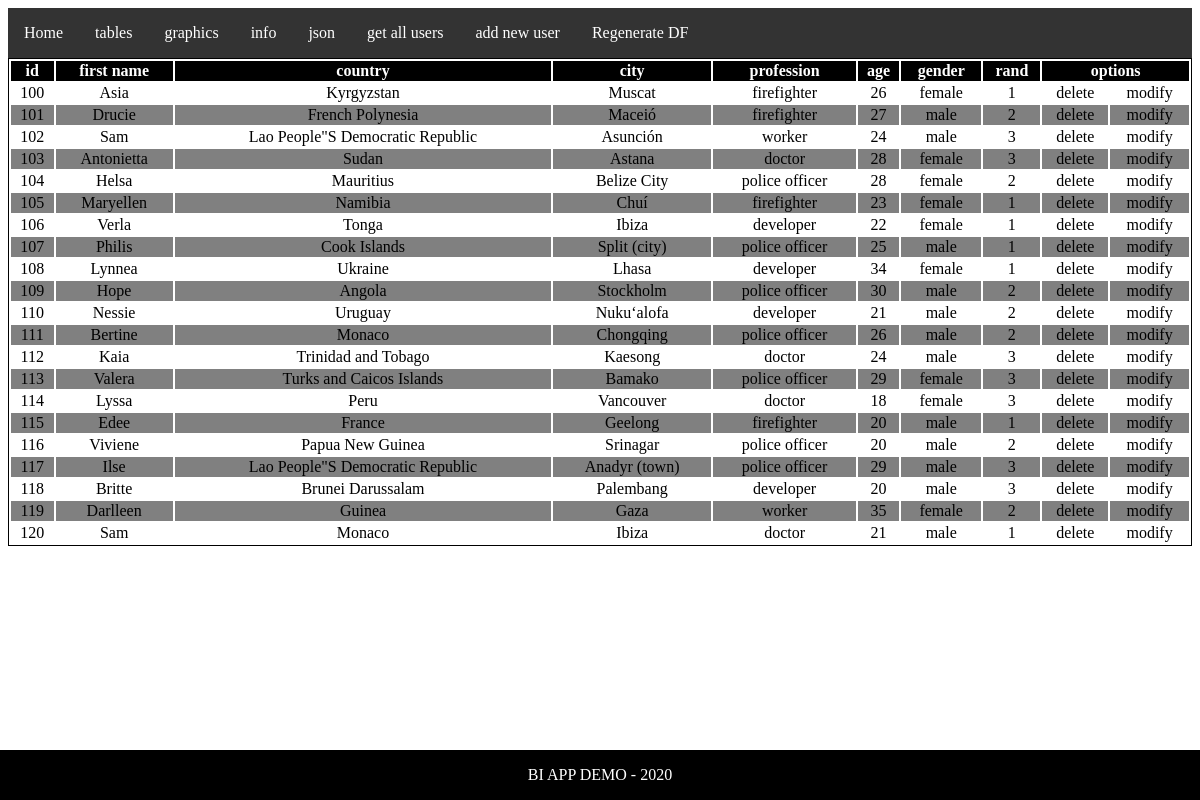
/tables, run on an earlier commit of the app's database.
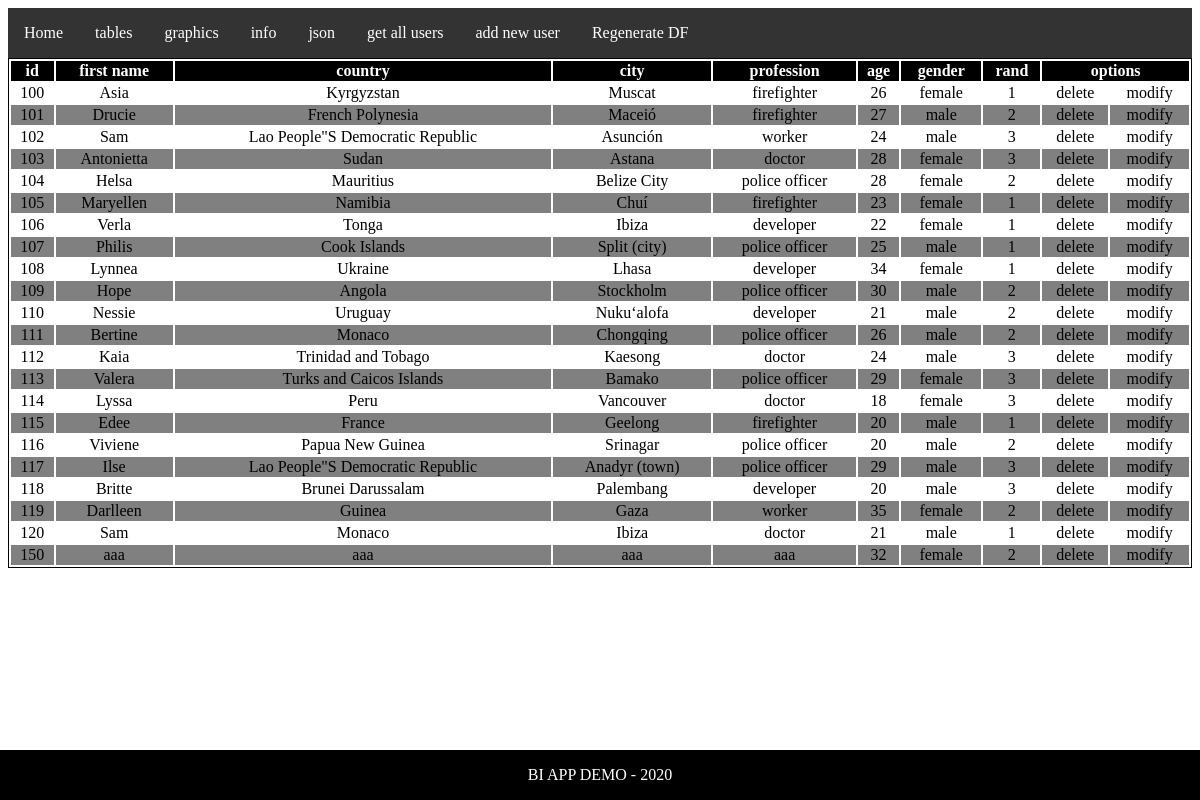
And on a later commit of the database.
### app.py (models this page shows, shortened)
class User(db.Model):
    id= db.Column(db.Integer,primary_key=True)
    firstname=db.Column(db.String(200),nullable=False)
    country=db.Column(db.String(200),nullable=False)
    city=db.Column(db.String(200),nullable=False)
    profession=db.Column(db.String(200),nullable=False)
    age=db.Column(db.Integer,nullable=False)
    gender=db.Column(db.String(50),nullable=False)
    rand=db.Column(db.Integer,nullable=False)

### app.py (the view)
@app.route("/tables")
def show_tables():
    users=User.query.all()
    return render_template('view.html',users=users,title="USERS TABLE")

### templates/view.html
{% extends 'base.html' %}
{% block content %}
 <div class=page>
  <table>
      <thead>
    <tr>
        <th>id</th>
        <th>first name</th>
        <th>country</th>
        <th>city</th>
        <th>profession</th>
        <th>age</th>
        <th>gender</th>
        <th>rand</th>
        <th colspan="2">options</th>
     </tr>
    </thead>
    <tbody>
    {% for user in users %}
        <tr>
            <td>{{ user.id }}</td>
            <td>{{ user.firstname }}</td>
            <td>{{ user.country }}</td>
            <td>{{ user.city }}</td>
            <td>{{ user.profession }}</td>
            <td>{{ user.age }}</td>
            <td>{{ user.gender }}</td>
            <td>{{ user.rand }}</td>
            <td><a href="deleteuser/{{ user.id }}">delete</a></td>
            <td><a href="modifyUser/{{ user.id }}">modify</a></td>
        </tr>
    {% endfor %}
</tbody>
</table>
</div>
{% endblock %}

What changed in the data, as far as the page shows it:
added User: id "150", firstname "aaa", country "aaa", city "aaa", profession "aaa", age "32", gender "female", rand "2"
